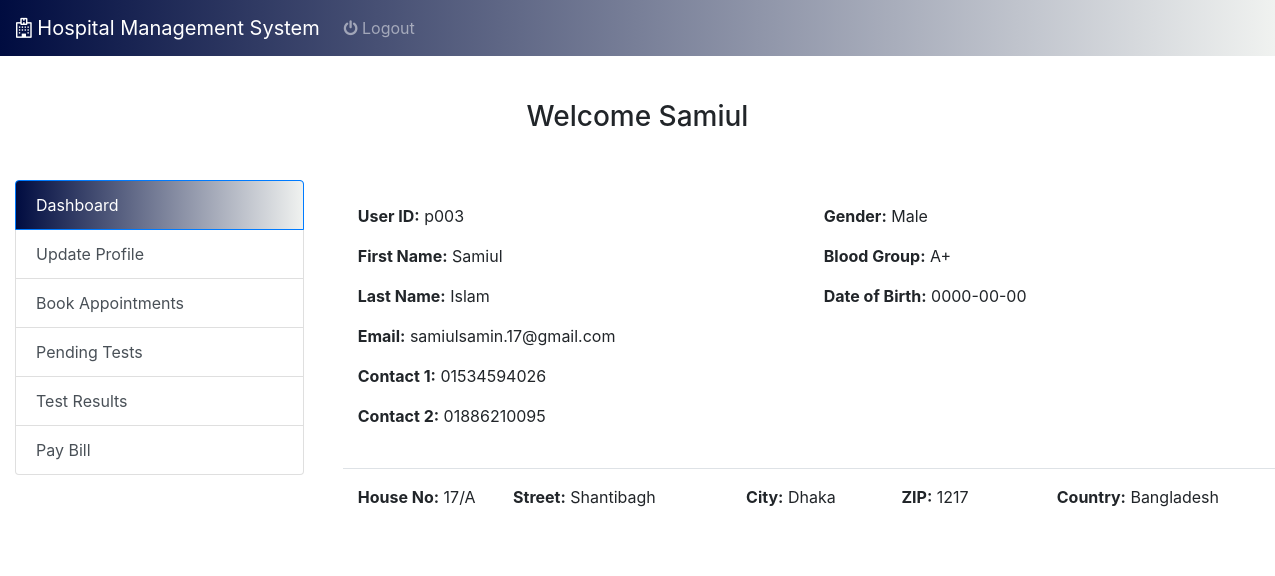
Before: /patient_dashboard.php (signed in) with the older database file.
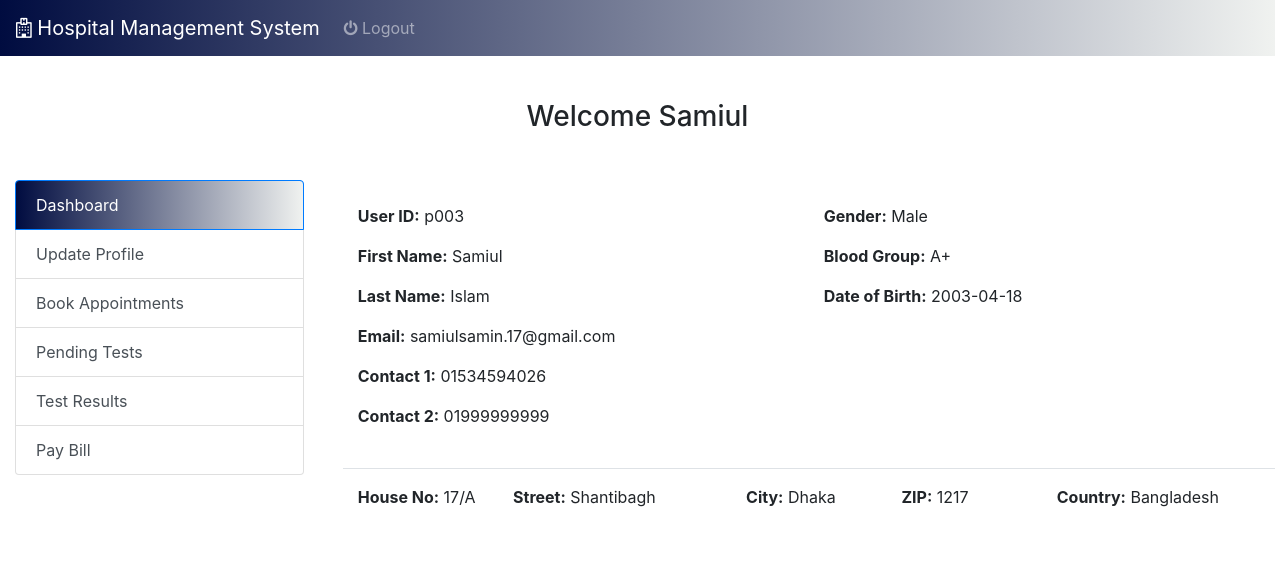
After: the same page with the newer database file.
### tables this page shows
CREATE TABLE `patient` (
  `user_id` varchar(20) NOT NULL,
  `first_name` varchar(30) NOT NULL,
  `last_name` varchar(30) NOT NULL,
  `email` varchar(80) NOT NULL,
  `password` varchar(255) NOT NULL,
  `gender` enum('Male','Female','Other') DEFAULT NULL,
  `blood_group` enum('A+','A-','B+','B-','O+','O-','AB+','AB-') DEFAULT NULL,
  `dob` date DEFAULT NULL,
  `hno` varchar(10) DEFAULT NULL,
  `street` varchar(50) DEFAULT NULL,
  `city` varchar(30) DEFAULT NULL,
  `zip` varchar(10) DEFAULT NULL,
  `country` varchar(40) DEFAULT NULL,
  `created_at` timestamp NOT NULL DEFAULT current_timestamp(),
  `updated_at` timestamp NOT NULL DEFAULT current_timestamp() ON UPDATE current_timestamp()
);

### patient_func.php (called while the page is built, shortened)
<?php
include 'config.php';
$patient_id = $_SESSION['user_id'];
$patient = [];
$sql = "SELECT user_id, first_name, last_name, email, gender, blood_group, dob, hno, street, city, zip, country FROM Patient WHERE user_id = ?";
$stmt = $con->prepare($sql);
if ($stmt) {
    $stmt->bind_param("s", $patient_id);
    $stmt->execute();
    $result = $stmt->get_result();
    if ($result->num_rows === 1) {
        $patient = $result->fetch_assoc();
    }
}
$sqlPhones = "SELECT mobile FROM Patient_Mobile WHERE patient_user_id = ? LIMIT 2";
$stmtPhones = $con->prepare($sqlPhones);
if ($stmtPhones) {
    $stmtPhones->bind_param("s", $patient_id);
    $stmtPhones->execute();
    $resultPhones = $stmtPhones->get_result();
    $phoneNumbers = [];
    while ($row = $resultPhones->fetch_assoc()) {
        $phoneNumbers[] = $row['mobile'];
    }
    $patient['phno1'] = isset($phoneNumbers[0]) ? $phoneNumbers[0] : "";
    $patient['phno2'] = isset($phoneNumbers[1]) ? $phoneNumbers[1] : "";
} else {
    $patient['phno1'] = "";
    $patient['phno2'] = "";
}
?>

### patient_dashboard.php (the view, shortened to what this page needs)
<?php include 'config.php';
include 'patient_func.php'; ?>
<!DOCTYPE html>
<html lang="en">
<head>
    <link rel="stylesheet" type="text/css" href="font-awesome-4.7.0/css/font-awesome.min.css">
    <link rel="stylesheet" href="css/dashboard_style.css">
    <link rel="stylesheet" href="vendor/fontawesome/css/font-awesome.min.css">
    <link rel="stylesheet" href="https://stackpath.bootstrapcdn.com/bootstrap/4.3.1/css/bootstrap.min.css">
    <link rel="stylesheet" href="https://cdnjs.cloudflare.com/ajax/libs/font-awesome/4.7.0/css/font-awesome.min.css">
</head>
<body style="padding-top: 50px;">
    <nav class="navbar navbar-expand-lg navbar-dark bg-primary fixed-top">
        <a class="navbar-brand" href="#">
            <i class="fa fa-hospital-o"></i> Hospital Management System</a>
        <div class="collapse navbar-collapse" id="navbarSupportedContent">
            <ul class="navbar-nav mr-auto">
                <li class="nav-item">
                    <a class="nav-link" href="logout.php"><i class="fa fa-power-off" aria-hidden="true"></i> Logout</a>
                </li>
                <li class="nav-item">
                    <a class="nav-link" href="#"></a>
                </li>
            </ul>
        </div>
    </nav>
    <div class="container-fluid" style="margin-top: 50px;">
        <h3 class="text-center">Welcome <?php echo htmlspecialchars($patient['first_name']); ?></h3>
        <div class="row">
            <div class="col-md-4" style="max-width:25%; margin-top: 3%">
                <div class="list-group" id="list-tab" role="tablist">
                    <a class="list-group-item list-group-item-action active" id="list-dash-list" data-toggle="list" href="#list-dash" role="tab" aria-controls="list-dash">Dashboard</a>
                    <a class="list-group-item list-group-item-action" id="list-profile-list" data-toggle="list" href="#list-profile" role="tab" aria-controls="list-profile">Update Profile</a>
                    <a class="list-group-item list-group-item-action" id="list-appt-list" data-toggle="list" href="#list-appt" role="tab" aria-controls="list-appt">Book Appointments</a>
                    <a class="list-group-item list-group-item-action" id="list-test-list" data-toggle="list" href="#list-test" role="tab" aria-controls="list-test">Pending Tests</a>
                    <a class="list-group-item list-group-item-action" id="list-result-list" data-toggle="list" href="#list-result" role="tab" aria-controls="list-result">Test Results</a>
                    <a class="list-group-item list-group-item-action" id="list-bill-list" data-toggle="list" href="#list-bill" role="tab" aria-controls="list-bill">Pay Bill</a>
                </div><br>
            </div>
            <div class="col-md-8" style="margin-top: 3%;">
                <div class="tab-content" id="nav-tabContent" style="width: 950px;">
                    <div class="tab-pane fade show active" id="list-dash" role="tabpanel" aria-labelledby="list-dash-list">
                        <div class="container-fluid bg-white p-4">
                            <div class="row">
                                <div class="col-12">
                                    <div class="row mb-4">
                                        <div class="col-md-6">
                                            <p><strong>User ID:</strong> <?php echo htmlspecialchars($patient['user_id']); ?></p>
                                            <p><strong>First Name:</strong> <?php echo htmlspecialchars($patient['first_name']); ?></p>
                                            <p><strong>Last Name:</strong> <?php echo htmlspecialchars($patient['last_name']); ?></p>
                                            <p><strong>Email:</strong> <?php echo htmlspecialchars($patient['email']); ?></p>
                                            <p><strong>Contact 1:</strong> <?php echo htmlspecialchars($patient['phno1']); ?></p>
                                            <p><strong>Contact 2:</strong> <?php echo htmlspecialchars($patient['phno2']); ?></p>
                                        </div>
                                        <div class="col-md-6">
                                            <p><strong>Gender:</strong> <?php echo htmlspecialchars($patient['gender']); ?></p>
                                            <p><strong>Blood Group:</strong> <?php echo htmlspecialchars($patient['blood_group']); ?></p>
                                            <p><strong>Date of Birth:</strong> <?php echo htmlspecialchars($patient['dob']); ?></p>
                                        </div>
                                    </div>
                                    <div class="row border-top pt-3">
                                        <div class="col-md-2">
                                            <p><strong>House No:</strong> <?php echo htmlspecialchars($patient['hno']); ?></p>
                                        </div>
                                        <div class="col-md-3">
                                            <p><strong>Street:</strong> <?php echo htmlspecialchars($patient['street']); ?></p>
                                        </div>
                                        <div class="col-md-2">
                                            <p><strong>City:</strong> <?php echo htmlspecialchars($patient['city']); ?></p>
                                        </div>
                                        <div class="col-md-2">
                                            <p><strong>ZIP:</strong> <?php echo htmlspecialchars($patient['zip']); ?></p>
                                        </div>
                                        <div class="col-md-3">
                                            <p><strong>Country:</strong> <?php echo htmlspecialchars($patient['country']); ?></p>
                                        </div>
                                    </div>
                                </div>
                            </div>
                        </div>
                    </div>
                </div>
            </div>
        </div>
    </div>
</body>
</html>

### css/dashboard_style.css (style rules this page uses)
.bg-primary { background: linear-gradient(to right, #000C40, #F0F2F0); }
.list-group-item.active { background: linear-gradient(to right, #000C40, #F0F2F0); border-color: #c3c3c3; }

Changed rows visible on the page:
changed patient "Samiul": dob "0000-00-00" → "2003-04-18"
Other visible differences:
$patient['phno2']: "01886210095" → "01999999999"
